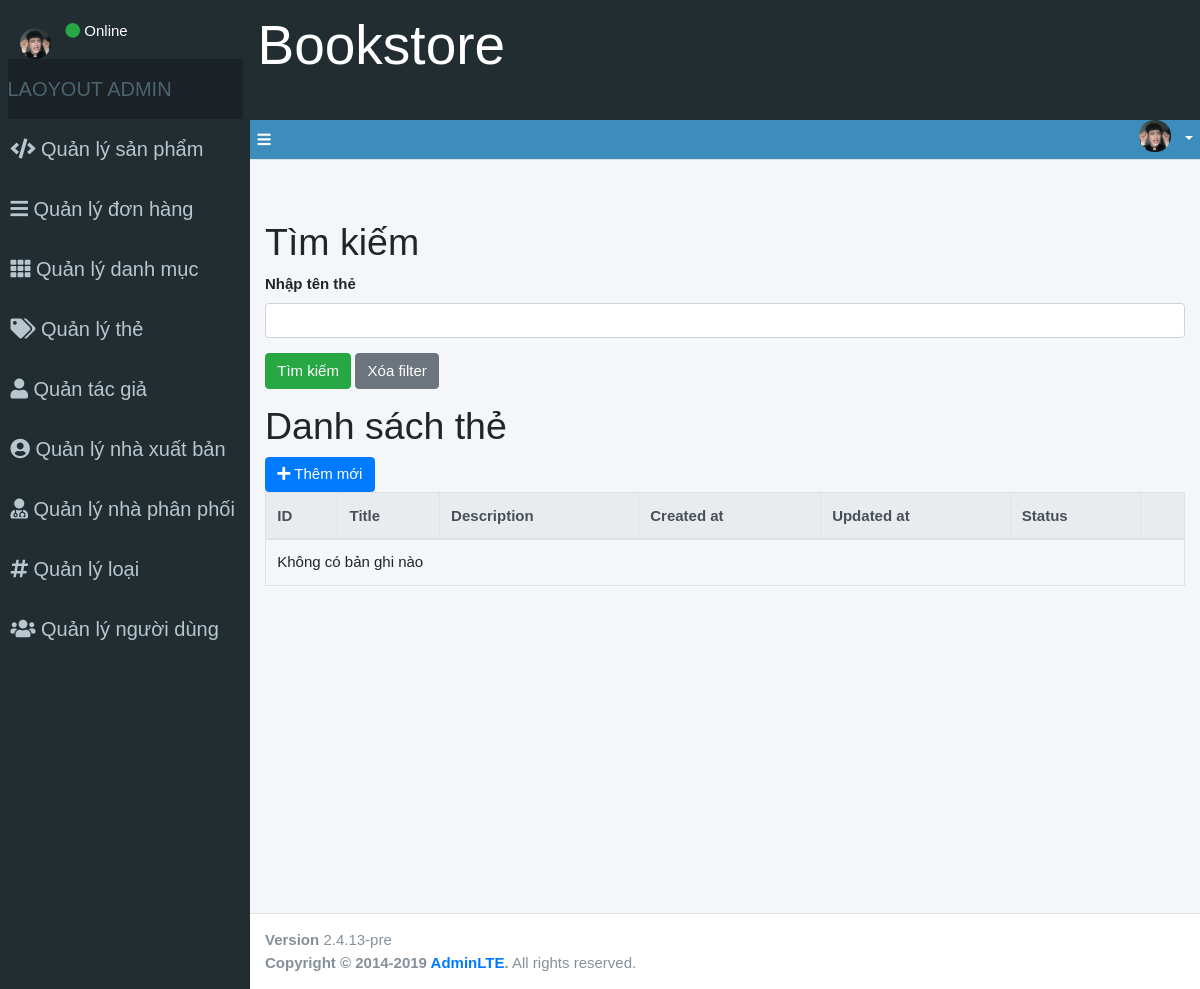
Before: /index.php?controller=tag&action=index&page=2 with the older database file.
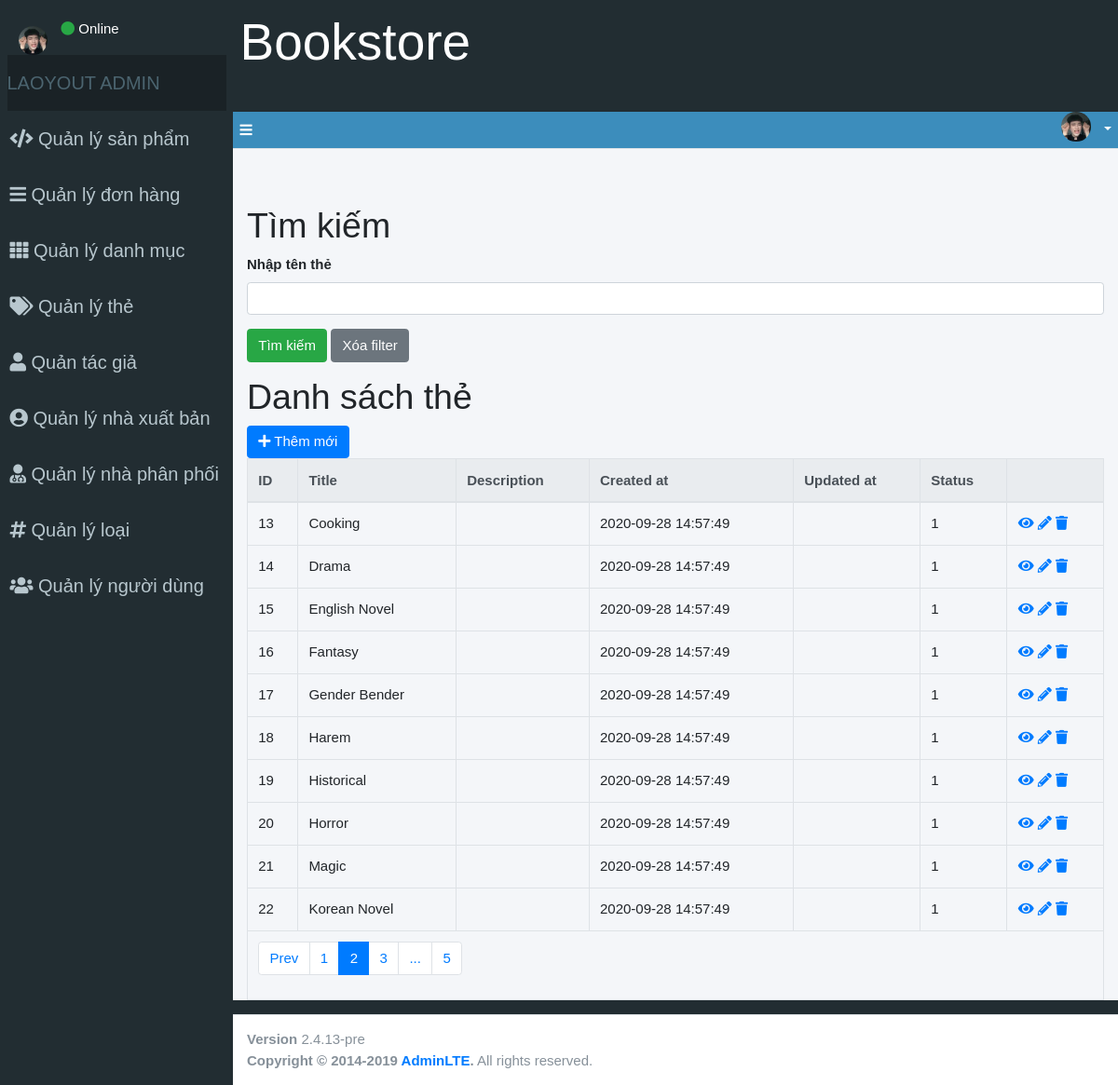
After: the same page with the newer database file.
### tables this page shows
CREATE TABLE `tags` (
  `id` int(11) NOT NULL,
  `title` varchar(255) NOT NULL,
  `description` text DEFAULT NULL,
  `created_at` timestamp NOT NULL DEFAULT current_timestamp(),
  `updated_at` datetime DEFAULT NULL,
  `status` tinyint(1) DEFAULT NULL
);

### controllers/Controller.php (called while the page is built, shortened)
<?php
class Controller {
    public function render($file, $variables = []){
        extract($variables);
        require_once $file;
        $render_view = ob_get_clean();
        return $render_view;
    }
}
?>

### controllers/TagController.php (called while the page is built, shortened)
<?php
    require_once "controllers/Controller.php";
    require_once "models/Tag.php";
    require_once "models/Pagination.php";
    class TagController extends Controller {
        public function index(){
            $tag_model = new Tag();
            $params = [
                'limit' => 10,
                'query_string' => 'page',
                'controller' => 'tag',
                'action' => 'index',
                'full_mode' => FALSE
            ];
            $page = 1;
            if (isset($_GET['page'])){
                $page = $_GET['page'];
            }
            $countTotal = $tag_model->countTotal();
            $params['total'] = $countTotal;
            $params['page'] = $page;
            $pagination = new Pagination($params);
            $pages = $pagination->getPagination();
            $tags = $tag_model->getAllPagination($params);
            $this->content = $this->render('views/admin/tags/index.php', [
                'abc' => $tags,
                'pages' => $pages
            ]);
            require_once "views/admin/layouts/main.php";
        }
    }
?>

### index.php (called while the page is built, shortened)
<?php
$action = isset($_GET['action']) ? $_GET['action'] : 'index';
$object = new $controller();
$object->$action();
?>

### models/Model.php (called while the page is built, shortened)
<?php
    class Model {
        public function __construct()
        {
            $this->connection = $this->getConnection();
        }
        public function getConnection(){
            try {
                $connection = new PDO(Database::DB_DSN,Database::DB_USERNAME, Database::DB_PASSWORD);
            } catch (PDOException $e){
                die("Connect failed" . $e->getMessage());
            }
            return $connection;
        }
    }
?>

### models/Tag.php (called while the page is built, shortened)
<?php
require_once "models/Model.php";
class Tag extends Model
{
    public $str_search = '';
    public function countTotal()
    {
        $obj_select = $this->connection->prepare("SELECT COUNT(id) from tags WHERE TRUE $this->str_search;");
        $obj_select->execute();
        return $obj_select->fetchColumn();
    }
    public function getAllPagination($params = [])
    {
        $limit = $params['limit'];
        $page = $params['page'];
        $start = ($page - 1) * $limit;
        $sql_select = "SELECT * FROM tags WHERE TRUE $this->str_search LIMIT $start,$limit;";
        $obj_select = $this->connection->prepare($sql_select);
        $obj_select->execute();
        $tags = $obj_select->fetchAll(PDO::FETCH_ASSOC);
        return $tags;
    }
}

### views/admin/tags/index.php (the view, shortened to what the changed rows need)
<h1>Tìm kiếm</h1>
<h1>Danh sách thẻ</h1>
<table class="table table-bordered">
    <tr>
        <thead class="thead-light">
            <th>ID</th>
            <th>Title</th>
            <th>Description</th>
            <th>Created at</th>
            <th>Updated at</th>
            <th>Status</th>
            <th></th>
        </thead>
    </tr>
    <tr>
    <?php
        if (!empty($abc)) : ?>
    <?php foreach ($abc as $tag) :?>
        <div class="row">
        <td>
            <?php echo $tag['id'];  ?>
        </td>
        <td>
            <?php echo $tag['title']; ?>
        </td>
        <td>
        </td>
        <td>
            <?php echo $tag['created_at']; ?>
        </td>
        <td>
        </td>
        <td>
            <?php echo $tag['status']; ?>
        </td>
        <td>
            <a href="index.php?controller=tag&action=detail&id=<?php echo $tag['id'] ?>">
                <i class="fa fa-eye"></i>
            </a>
            <a href="index.php?controller=tag&action=update&id=<?php echo $tag['id'] ?>">
                <i class="fa fa-pencil-alt"></i>
            </a>
            <a onclick="return confirm('Bạn có chắc chắn muốn xóa bản ghi này?')" href="index.php?controller=tag&action=delete&id=<?php  echo $tag['id']?>">
                <i class="fa fa-trash"></i>
            </a>
        </td>
        </div>
    </tr>
    <?php endforeach; ?>
    <tr>
        <td colspan="7"><?php echo "$pages"; ?></td>
    </tr>
    <?php else: ?>
        <tr>
            <td colspan="7">Không có bản ghi nào</td>
         </tr>
    <?php endif;?>
</table>

### models/Pagination.php (shortened to what the changed rows need)
<?php
class Pagination {
    public $params = [
        'total' => 0,
        'limit' => 0,
        'controller' => '',
        'action' => '',
        'full_name' => FALSE
    ];
    public function __construct($params){
        $this->params = $params;
    }
    public function getTotalPage(){
        $total = $this->params['total'] / $this->params['limit'];
        $total = ceil($total);
        return $total;
    }
    public function getCurrentPage(){
        $page = 1;
        if(isset($_GET['page']) && is_numeric($_GET['page'])){
            $page = $_GET['page'];
            $total_page = $this->getTotalPage();
        }
        return $page;
    }
    public function getPrevPage(){
        $prev_page = '';
        $current_page = $this->getCurrentPage();
        if($current_page >= 2){
            $controller = $this->params['controller'];
            $action     = $this->params['action'];
            $page       = $current_page -1 ;
            $prev_url   = "index.php?controller=$controller&action=$action&page=$page";
            $prev_page  = "<li class=\"page-item\"><a class=\"page-link\" href='$prev_url'>Prev</a></li>";
        }
        return $prev_page;
    }
    public function getNextPage(){
        $current_page = $this->getCurrentPage();
        $total_page = $this->getTotalPage();
        if($current_page < $total_page){
            $controller = $this->params['controller'];
            $action     = $this->params['action'];
            $page       = $current_page + 1;
        }
    }
    public function getPagination(){
        $data = '';
        $total_page = $this->getTotalPage();
        if ($total_page == 1){
            return '';
        }
        $data       .= "<ul class='pagination'>";
        $pre_link    = $this->getPrevPage();
        $data       .= $pre_link;
        $controller  = $this->params['controller'];
        $action      = $this->params['action'];
        if ($this->params['full_mode'] == FALSE){
            for ($page = 1; $page <= $total_page; $page++){
                $current_page = $this->getCurrentPage();
                if ($page == 1 || $page == $total_page || $page == $current_page - 1 || $page == $current_page + 1 ){
                    $page_url = "index.php?controller=$controller&action=$action&page=$page";
                    $data .= "<li class=\"page-item\" ><a class=\"page-link\" href='$page_url'>$page</a></li>";
                }
                else if ($page == $current_page){
                    $data .= "<li class=\"active page-item\"'><a  class=\"page-link\" href=''>$page</a></li>";
                }
                else if (in_array($page, [$current_page -2, $current_page - 3, $current_page + 2, $current_page +3])){
                    $data .= "<li class=\"page-item\"><a  class=\"page-link\" href=''>...</a></li>";
                }
            }
        }
        $next_link = $this->getNextPage();
        $data .= $next_link;
        $data .= "</ul>";
        return $data;
    }
}
?>

Changed rows visible on the page:
added tags: id "13", title "Cooking", created_at "2020-09-28 14:57:49", status "1"
added tags: id "14", title "Drama", created_at "2020-09-28 14:57:49", status "1"
added tags: id "15", title "English Novel", created_at "2020-09-28 14:57:49", status "1"
added tags: id "16", title "Fantasy", created_at "2020-09-28 14:57:49", status "1"
added tags: id "17", title "Gender Bender", created_at "2020-09-28 14:57:49", status "1"
added tags: id "18", title "Harem", created_at "2020-09-28 14:57:49", status "1"
added tags: id "19", title "Historical", created_at "2020-09-28 14:57:49", status "1"
added tags: id "20", title "Horror", created_at "2020-09-28 14:57:49", status "1"
added tags: id "21", title "Magic", created_at "2020-09-28 14:57:49", status "1"
added tags: id "22", title "Korean Novel", created_at "2020-09-28 14:57:49", status "1"
Other visible differences:
text no longer shown: "Không có bản ghi nào"
text now shown: "Prev"
new list line: "1"
new list line: "2"
new list line: "3"
new list line: "5"
